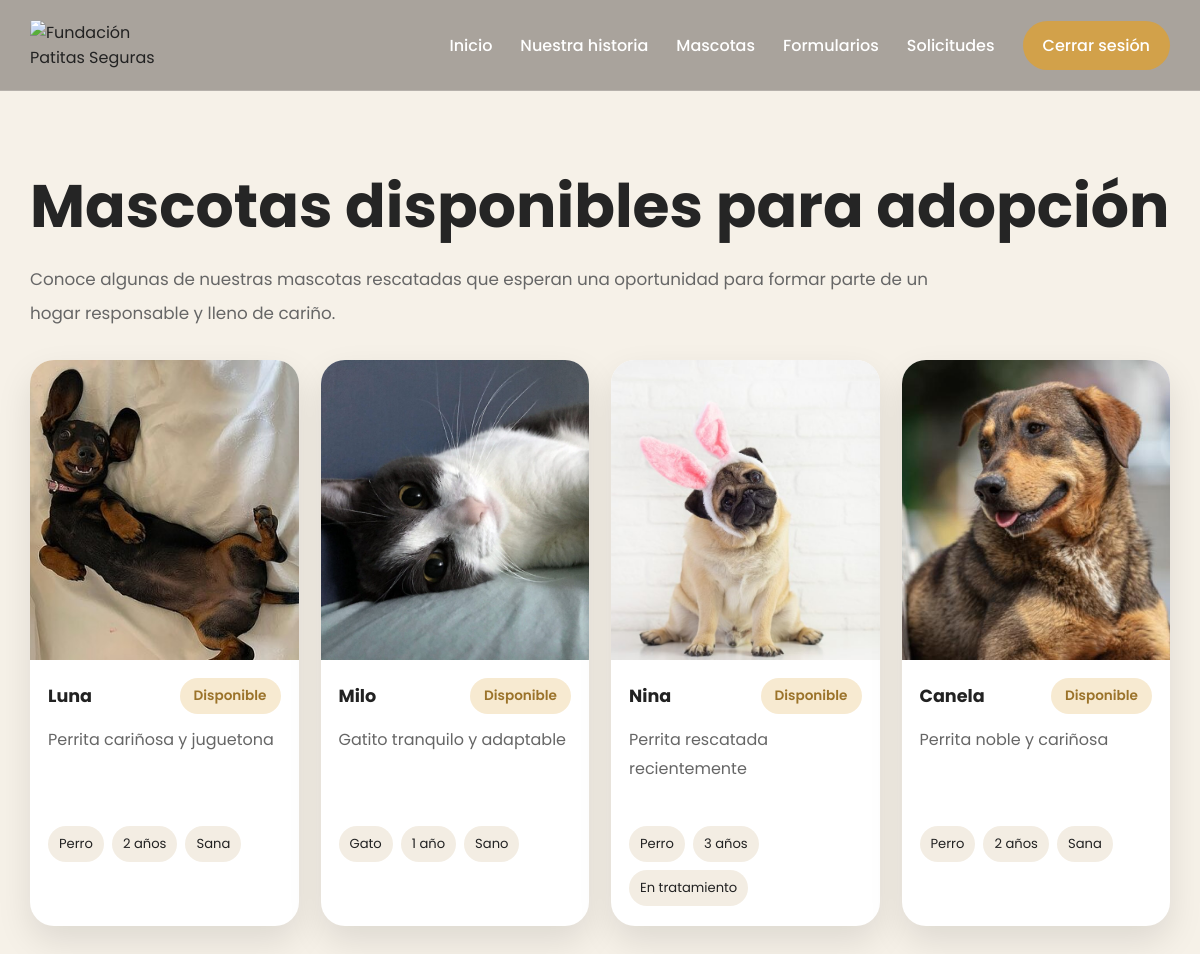
The page /mascotas (signed in) on the database its author committed.
### tables this page shows
CREATE TABLE animales_disponibles (
        id INTEGER PRIMARY KEY AUTOINCREMENT,
        nombre TEXT NOT NULL,
        especie TEXT NOT NULL,
        raza TEXT NOT NULL,
        edad INTEGER NOT NULL,
        sexo TEXT NOT NULL,
        estado_salud TEXT NOT NULL,
        descripcion TEXT,
        foto TEXT,
        estado_adopcion TEXT NOT NULL DEFAULT 'Disponible'
    );

### app.py (the view)
@app.route("/mascotas")
def mascotas():
    if "usuario_id" not in session:
        return redirect(url_for("login"))
    conexion = obtener_conexion()
    cursor = conexion.cursor()
    cursor.execute("""
        SELECT id, nombre, especie, raza, edad, sexo, estado_salud, descripcion, foto, estado_adopcion
        FROM animales_disponibles
        ORDER BY id ASC
    """)
    mascotas_data = cursor.fetchall()
    conexion.close()
    return render_template("mascotas.html", session=session, mascotas=mascotas_data)

### app.py (called while the page is built)
def obtener_conexion():
    conexion = sqlite3.connect(DB_NAME)
    conexion.row_factory = sqlite3.Row
    return conexion

### templates/mascotas.html (shortened to what this page needs)
<!DOCTYPE html>
<html lang="es">
<head>
</head>
<body>
  <nav class="navbar">
    <div class="container nav-content">
      <div class="brand">
        <img src="{{ url_for('static', filename='img/logo.png') }}" alt="Fundación Patitas Seguras">
      </div>
      <div class="nav-links">
        <a href="/">Inicio</a>
        <a href="/historia">Nuestra historia</a>
        <a href="/mascotas">Mascotas</a>
        <a href="/formularios">Formularios</a>
        <a href="/solicitudes">Solicitudes</a>
        {% if session.get('usuario_id') %}
          <a href="/logout" class="login-btn">Cerrar sesión</a>
        {% else %}
          <a href="/login" class="login-btn">Iniciar sesión</a>
        {% endif %}
      </div>
    </div>
  </nav>
  <section>
    <div class="container">
      <div class="section-header">
        <h2>Mascotas disponibles para adopción</h2>
        <p>
          Conoce algunas de nuestras mascotas rescatadas que esperan una oportunidad
          para formar parte de un hogar responsable y lleno de cariño.
        </p>
      </div>
      <div class="pets-grid">
        {% for mascota in mascotas %}
        <article class="pet-card">
          <img src="{{ url_for('static', filename='img/' + mascota.foto) }}" alt="{{ mascota.nombre }}">
          <div class="pet-body">
            <div class="pet-top">
              <h3>{{ mascota.nombre }}</h3>
              <span class="tag {% if mascota.estado_adopcion == 'Adoptado' %}tag-adoptado{% elif mascota.estado_adopcion == 'Rechazada' %}tag-rechazado{% else %}tag-disponible{% endif %}">
                {{ mascota.estado_adopcion }}
              </span>
            </div>
            <p>{{ mascota.descripcion }}</p>
            <div class="pet-info">
              <span>{{ mascota.especie }}</span>
              <span>{{ mascota.edad }} año{% if mascota.edad != 1 %}s{% endif %}</span>
              <span>{{ mascota.estado_salud }}</span>
            </div>
          </div>
        </article>
        {% endfor %}
      </div>
    </div>
  </section>
</body>
</html>

### templates/mascotas.html (style rules this page uses)
* { margin:0; padding:0; box-sizing:border-box; font-family:'Poppins',sans-serif; }
:root { --bg:#f6f1e8; --white:#ffffff; --text:#222222; --muted:#666666; --primary:#d2a14a; --primary-dark:#b8862d; --shadow:0 15px 35px rgba(0,0,0,.10); }
body { background:var(--bg); color:var(--text); overflow-x:hidden; }
a { text-decoration:none; color:inherit; }
img { max-width:100%; display:block; }
.container { width:min(1280px,95%); margin:auto; }
.navbar { width:100%; padding:20px 0; background:#a9a39c; border-bottom:1px solid rgba(255,255,255,.15); }
.nav-content { display:flex; align-items:center; justify-content:space-between; gap:20px; flex-wrap:wrap; }
.brand img { width:150px; height:auto; display:block; }
.nav-links { display:flex; align-items:center; gap:28px; flex-wrap:wrap; }
.nav-links a { color:#fff; font-size:1rem; font-weight:500; }
.login-btn { background:var(--primary); color:#fff !important; padding:12px 20px; border-radius:999px; font-weight:600; }
section { padding:70px 0 100px; min-height:calc(100vh - 100px); }
.section-header { margin-bottom:30px; }
.section-header h2 { font-size:clamp(2.5rem,5vw,4rem); margin-bottom:12px; color:#252525; }
.section-header p { color:var(--muted); line-height:2; max-width:900px; font-size:1.05rem; }
.pets-grid { display:grid; grid-template-columns:repeat(4,1fr); gap:22px; }
.pet-card { background:var(--white); border-radius:24px; overflow:hidden; box-shadow:var(--shadow); transition:.25s ease; }
.pet-card img { width:100%; height:300px; object-fit:cover; }
.pet-body { padding:18px 18px 20px; }
.pet-top { display:flex; justify-content:space-between; align-items:center; gap:10px; margin-bottom:12px; }
.pet-top h3 { font-size:1.1rem; }
.tag { padding:8px 14px; border-radius:999px; font-size:.85rem; font-weight:600; white-space:nowrap; }
.tag-disponible { background:#f7ead1; color:#9b732a; }
.pet-body p { color:var(--muted); line-height:1.8; margin-bottom:14px; min-height:86px; }
.pet-info { display:flex; flex-wrap:wrap; gap:8px; }
.pet-info span { font-size:.82rem; background:#f3ede3; padding:8px 11px; border-radius:999px; }

### rows shown on the page
animales_disponibles: foto (picture), nombre "Luna", estado_adopcion "Disponible", descripcion "Perrita cariñosa y juguetona", especie "Perro", edad "2", estado_salud "Sana"
animales_disponibles: foto (picture), nombre "Milo", estado_adopcion "Disponible", descripcion "Gatito tranquilo y adaptable", especie "Gato", edad "1", estado_salud "Sano"
animales_disponibles: foto (picture), nombre "Nina", estado_adopcion "Disponible", descripcion "Perrita rescatada recientemente", especie "Perro", edad "3", estado_salud "En tratamiento"
animales_disponibles: foto (picture), nombre "Canela", estado_adopcion "Disponible", descripcion "Perrita noble y cariñosa", especie "Perro", edad "2", estado_salud "Sana"
